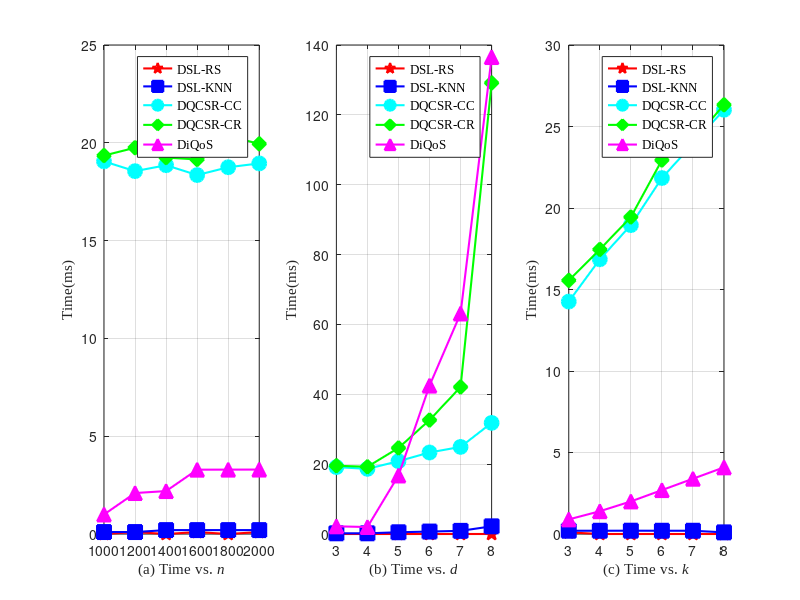

This chart was generated by the following MATLAB code:
clf;clear
x=linspace(0,25,6);
y1=[0.00000000,0.09973049,0.00000000,0.09932518,0.00000000,0.10008812];
y2=[0.09970665,0.09973049,0.19943714,0.19953251,0.19955635,0.19910336];
y3=[19.04909611,18.55037212,18.85321140,18.35088730,18.74971390,18.94655228];
y4=[19.34821606,19.74718571,19.24483776,19.14885044,20.34559250,19.94655132];
y5=[0.99732876,2.09434032,2.19404697,3.28841209,3.29113007,3.29411030];
subplot(1,3,1)
plot(x,y1,'-rp','LineWidth',1.5,'MarkerFaceColor','r','MarkerSize',10)
hold on
plot(x,y2,'-bs','LineWidth',1.5,'MarkerFaceColor','b','MarkerSize',10)
hold on
plot(x,y3,'-co','LineWidth',1.5,'MarkerFaceColor','c','MarkerSize',10)
hold on
plot(x,y4,'-gd','LineWidth',1.5,'MarkerFaceColor','g','MarkerSize',10)
hold on
plot(x,y5,'-m^','LineWidth',1.5,'MarkerFaceColor','m','MarkerSize',10)
grid on
xlabel('\fontname{Times New Roman}(a) Time vs. \itn')
ylabel('\fontname{Times New Roman}Time(ms)')
legend('\fontname{Times New Roman}DSL-RS','\fontname{Times New Roman}DSL-KNN','\fontname{Times New Roman}DQCSR-CC','\fontname{Times New Roman}DQCSR-CR','\fontname{Times New Roman}DiQoS','Location', 'Best')
set(gca,'looseInset',[0,25,0,5])
set(gca, 'XTicklabel',{'1000','1200','1400','1600','1800','2000'}); 
%%%%%%%%%%%%%%%%%%%%%%%%%%%%%%%%%%%%%%%%%%%%%
x=3:8;
y1=[0.00000000,0.00000000,0.00000000,0.00000000,0.00000000,0.00000000];
y2=[0.19671917,0.19638538,0.49555302,0.70095062,0.90034008,2.19392776];
y3=[19.15161610,18.65286827,20.84426880,23.33784103,24.93340969,31.81166649];
y4=[19.54479218,19.24569607,24.63693619,32.61280060,42.08767414,129.15754318];
y5=[2.19695568,1.99785233,16.75548553,42.48602390,63.13104630,136.54675007];
subplot(1,3,2)
plot(x,y1,'-rp','LineWidth',1.5,'MarkerFaceColor','r','MarkerSize',10)
hold on
plot(x,y2,'-bs','LineWidth',1.5,'MarkerFaceColor','b','MarkerSize',10)
hold on
plot(x,y3,'-co','LineWidth',1.5,'MarkerFaceColor','c','MarkerSize',10)
hold on
plot(x,y4,'-gd','LineWidth',1.5,'MarkerFaceColor','g','MarkerSize',10)
hold on
plot(x,y5,'-m^','LineWidth',1.5,'MarkerFaceColor','m','MarkerSize',10)
grid on
xlabel('\fontname{Times New Roman}(b) Time vs. \itd')
ylabel('\fontname{Times New Roman}Time(ms)')
legend('\fontname{Times New Roman}DSL-RS','\fontname{Times New Roman}DSL-KNN','\fontname{Times New Roman}DQCSR-CC','\fontname{Times New Roman}DQCSR-CR','\fontname{Times New Roman}DiQoS','Location', 'Best')
set(gca,'looseInset',[0,25,0,5])
set(gca, 'XTicklabel',{'3','4','5','6','7','8'}); 

%%%%%%%%%%%%%%%%%%%%%%%%%%%%%%%%%%%%%%%%%%%%%%%%%%%%%
x=3:8;
y1=[0.09970665,0.00000000,0.00000000,0.00000000,0.00000000,0.00000000];
y2=[0.19948483,0.19943714,0.20253658,0.19938946,0.19943714,0.10037422];
y3=[14.25909996,16.85209274,18.94905567,21.83876038,23.93610477,26.02670193];
y4=[15.56091309,17.45612621,19.44510937,22.93870449,24.13535118,26.32949352];
y5=[0.89499950,1.39632225,1.99787617,2.69267559,3.39083672,4.08914089];
subplot(1,3,3)
plot(x,y1,'-rp','LineWidth',1.5,'MarkerFaceColor','r','MarkerSize',10)
hold on
plot(x,y2,'-bs','LineWidth',1.5,'MarkerFaceColor','b','MarkerSize',10)
hold on
plot(x,y3,'-co','LineWidth',1.5,'MarkerFaceColor','c','MarkerSize',10)
hold on
plot(x,y4,'-gd','LineWidth',1.5,'MarkerFaceColor','g','MarkerSize',10)
hold on
plot(x,y5,'-m^','LineWidth',1.5,'MarkerFaceColor','m','MarkerSize',10)
grid on
xlabel('\fontname{Times New Roman}(c) Time vs. \itk')
ylabel('\fontname{Times New Roman}Time(ms)')
legend('\fontname{Times New Roman}DSL-RS','\fontname{Times New Roman}DSL-KNN','\fontname{Times New Roman}DQCSR-CC','\fontname{Times New Roman}DQCSR-CR','\fontname{Times New Roman}DiQoS','Location', 'Best')
set(gca,'looseInset',[0,25,0,5])
set(gca, 'XTicklabel',{'3','4','5','6','7','8'}); 


